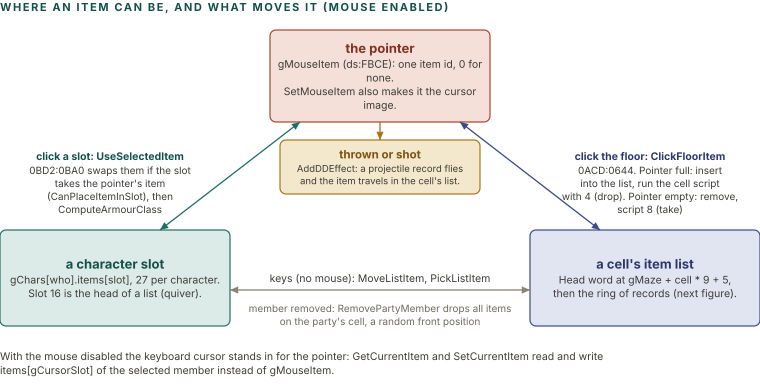

Recreate this plot in Python.
import sys; sys.path.insert(0, '.')
from figlib import *

c = Canvas(760, 390)
c.section(0, 11, "Where an item can be, and what moves it (mouse enabled)")

# three places
A = (270, 30, 220, 92)
B = (0, 230, 230, 96)
C = (530, 230, 230, 96)
c.box(*A, kind="red", title="the pointer", body=["gMouseItem (ds:FBCE): one item id, 0 for none.", "SetMouseItem also makes it the cursor image."], size=10.5, tsize=13)
c.box(*B, kind="teal", title="a character slot", body=["gChars[who].items[slot], 27 per character.", "Slot 16 is the head of a list (quiver)."], size=10.5, tsize=13)
c.box(*C, kind="navy", title="a cell's item list", body=["Head word at gMaze + cell * 9 + 5,", "then the ring of records (next figure)."], size=10.5, tsize=13)

# pointer <-> slot
c.arrow([(300, 122), (160, 230)], color=SOLID["teal"], both=True)
c.text(110, 160, "click a slot: UseSelectedItem", size=10.5, weight=700, color=PAL["teal"][0], anchor="middle")
c.text(110, 174, "0BD2:0BA0 swaps them if the slot", size=10, color=INK2, anchor="middle")
c.text(110, 187, "takes the pointer's item", size=10, color=INK2, anchor="middle")
c.text(110, 200, "(CanPlaceItemInSlot), then", size=10, color=INK2, anchor="middle")
c.text(110, 213, "ComputeArmourClass", size=10, color=INK2, anchor="middle")
# pointer <-> cell
c.arrow([(460, 122), (600, 230)], color=SOLID["navy"], both=True)
c.text(650, 160, "click the floor: ClickFloorItem", size=10.5, weight=700, color=PAL["navy"][0], anchor="middle")
c.text(650, 174, "0ACD:0644. Pointer full: insert", size=10, color=INK2, anchor="middle")
c.text(650, 187, "into the list, run the cell script", size=10, color=INK2, anchor="middle")
c.text(650, 200, "with 4 (drop). Pointer empty: remove,", size=10, color=INK2, anchor="middle")
c.text(650, 213, "script 8 (take)", size=10, color=INK2, anchor="middle")
# slot <-> cell
c.arrow([(230, 290), (530, 290)], color=GREY, both=True)
c.text(380, 282, "keys (no mouse): MoveListItem, PickListItem", size=10.5, color=INK2, anchor="middle")
c.text(380, 312, "member removed: RemovePartyMember drops all items", size=10, color=MUTED, anchor="middle")
c.text(380, 325, "on the party's cell, a random front position", size=10, color=MUTED, anchor="middle")
# thrown
c.box(280, 140, 200, 54, "ochre", "thrown or shot", ["AddDDEffect: a projectile record flies and the item travels in the cell's list."], size=9.5, tsize=11.5)
c.arrow([(380, 122), (380, 140)], color=SOLID["ochre"])
# bottom notes
c.text(0, 360, "With the mouse disabled the keyboard cursor stands in for the pointer: GetCurrentItem and SetCurrentItem read and write", size=10.5, color=INK2)
c.text(0, 374, "items[gCursorSlot] of the selected member instead of gMouseItem.", size=10.5, color=INK2)
c.save("figs/chr_itemflow.svg")
